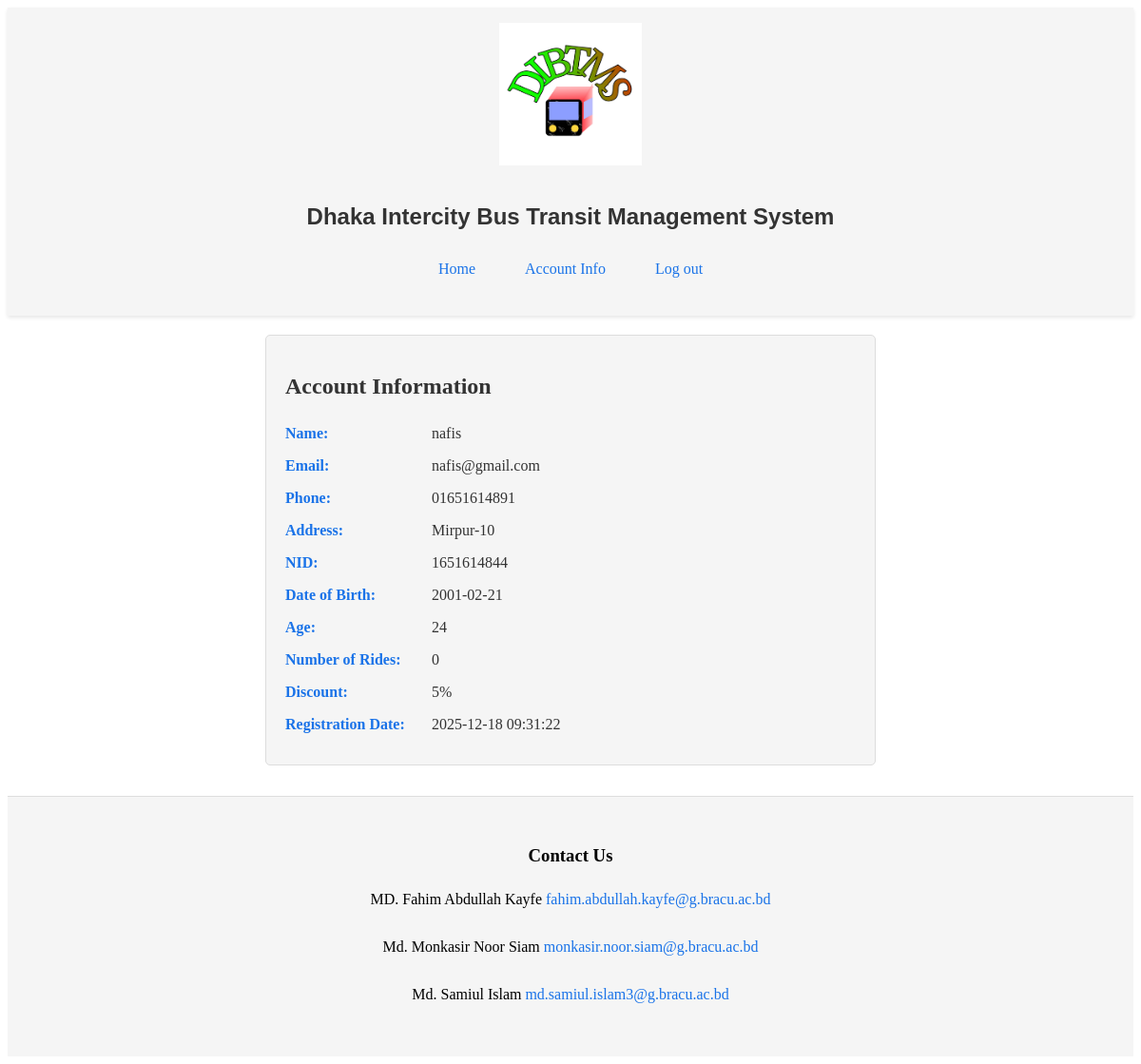
The page /account.php (signed in) on the database its author committed.
### tables this page shows
CREATE TABLE `passengers` (
  `p_id` int(6) NOT NULL,
  `discount` float NOT NULL
);

CREATE TABLE `users` (
  `id` int(6) NOT NULL,
  `name` varchar(30) NOT NULL,
  `email` varchar(50) NOT NULL,
  `phone_no` varchar(11) NOT NULL,
  `password` char(255) NOT NULL,
  `nid` varchar(10) NOT NULL,
  `date_of_birth` date NOT NULL,
  `address` varchar(50) NOT NULL,
  `no_of_rides` int(4) NOT NULL,
  `age` int(3) NOT NULL,
  `reg_date` datetime NOT NULL DEFAULT current_timestamp()
);

### account.php (the view, shortened to what this page needs)
<?php
    include("header.php");
    include("database.php");
?>
<!DOCTYPE html>
<html lang="en">
<head>
    <link rel="stylesheet" href="styles/main.css">
</head>
<body>
<?php
    $user_id = $_SESSION["id"];
    if(substr($_SESSION["id"], 0, 1) == 1){
        $sql = "SELECT u.*
            FROM users u
            LEFT JOIN admins ad ON u.id = ad.ad_id
            WHERE u.id = '$user_id'";
    }
    else if(substr($_SESSION["id"], 0, 1) == 2){
        $sql = "SELECT u.*
            FROM users u
            LEFT JOIN bus_managers m ON u.id = m.m_id
            WHERE u.id = '$user_id'";
    }
    else {
        $sql = "SELECT u.*, p.discount
            FROM users u
            LEFT JOIN passengers p ON u.id = p.p_id
            WHERE u.id = '$user_id'";
    }
    $result = mysqli_query($conn, $sql);
    if($row = mysqli_fetch_assoc($result)) {
        echo "<div class='account-info'>";
        echo "<h2>Account Information</h2>";
        echo "<p><strong>Name:</strong> " . $row["name"] . "</p>";
        echo "<p><strong>Email:</strong> " . $row["email"] . "</p>";
        echo "<p><strong>Phone:</strong> " . $row["phone_no"] . "</p>";
        echo "<p><strong>Address:</strong> " . $row["address"] . "</p>";
        echo "<p><strong>NID:</strong> " . $row["nid"] . "</p>";
        echo "<p><strong>Date of Birth:</strong> " . $row["date_of_birth"] . "</p>";
        echo "<p><strong>Age:</strong> " . $row["age"] . "</p>";
        if(substr($_SESSION["id"], 0, 1) == 3){
            echo "<p><strong>Number of Rides:</strong> " . $row["no_of_rides"] . "</p>";
        }
        if(substr($_SESSION["id"], 0, 1) == 3 && isset($row["discount"])) {
            echo "<p><strong>Discount:</strong> " . ($row["discount"] * 100) . "%</p>";
        }
        echo "<p><strong>Registration Date:</strong> " . $row["reg_date"] . "</p>";
        echo "</div>";
    }
?>
</body>
</html>

### styles/main.css (style rules this page uses)
:root { --primary-color: #1a73e8; --secondary-color: #4285f4; --text-color: #333; --light-gray: #f5f5f5; --border-color: #ddd; }
footer { background-color: var(--light-gray); padding: 2rem; text-align: center; margin-top: 2rem; border-top: 1px solid var(--border-color); }
footer a { color: var(--primary-color); text-decoration: none; display: inline-block; margin: 0.5rem 0; }
.account-info { max-width: 600px; margin: 20px auto; padding: 20px; border: 1px solid var(--border-color); border-radius: 5px; background-color: var(--light-gray); }
.account-info h2 { color: var(--text-color); margin-bottom: 1.5rem; }
.account-info p { margin: 10px 0; line-height: 1.5; color: var(--text-color); }
.account-info strong { display: inline-block; width: 150px; color: var(--primary-color); }

### rows shown on the page
passengers: p_id.name "nafis", p_id.email "nafis@gmail.com", p_id.phone_no "01651614891", p_id.address "Mirpur-10", p_id.nid "1651614844", p_id.date_of_birth "2001-02-21", p_id.age "24", p_id.no_of_rides "0", $row['discount']*100 "5", p_id.reg_date "2025-12-18 09:31:22"
